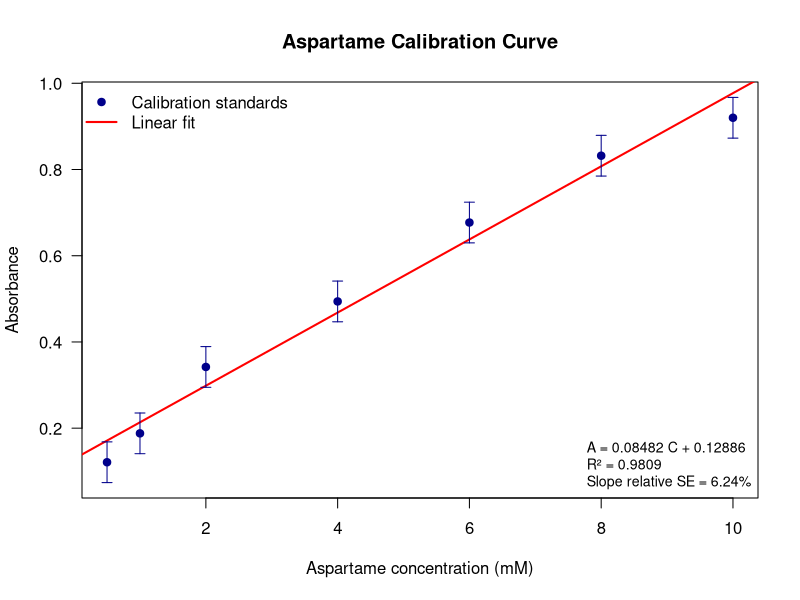
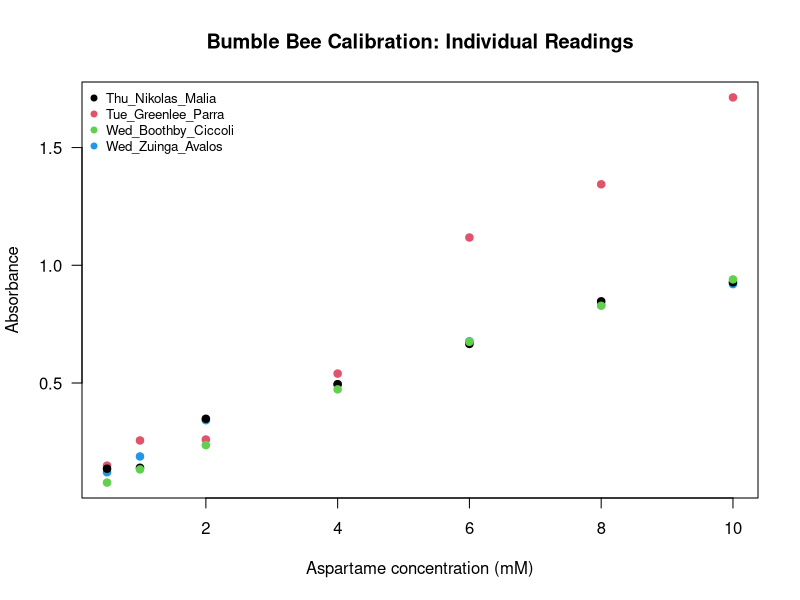
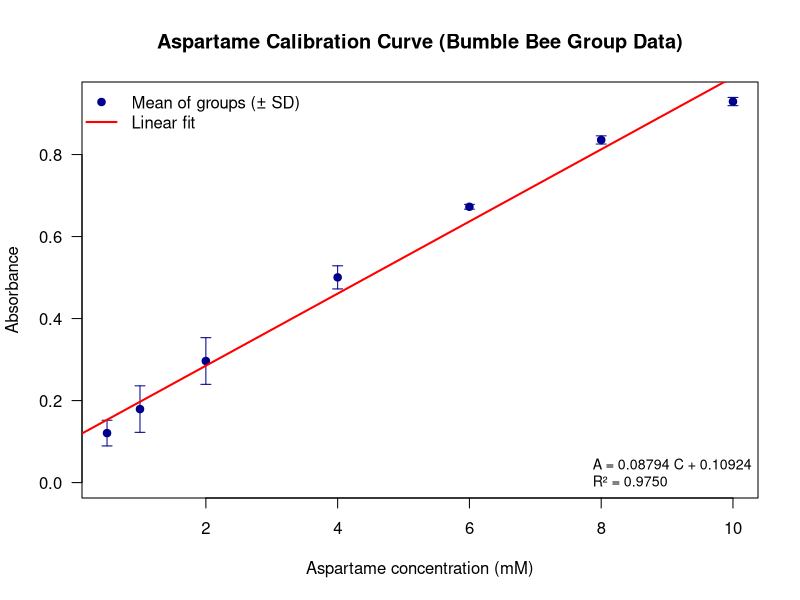

Write the R code that produced these figures, in order.
# Aspartame calibration
# Stock: 0.0589 g aspartame in 20 mL water (10 mM).
# Serial dilutions:
# 14 mL of 10 mM + 3.5 mL water = 8 mM
# 12 mL of 8 mM + 4 mL water = 6 mM
# 10 mL of 6 mM + 5 mL water = 4 mM
# 8 mL of 4 mM + 8 mL water = 2 mM
# 6 mL of 2 mM + 6 mL water = 1 mM
# 4 mL of 1 mM + 4 mL water = 0.5 mM

concentration <- c(0.5, 1, 2, 4, 6, 8, 10)  # mM
absorbance <- c(0.121, 0.188, 0.342, 0.494, 0.677, 0.832, 0.920)

cal_model <- lm(absorbance ~ concentration)
cal_summary <- summary(cal_model)

# Bars show residual SE, not replicate SD (one reading per standard).
s_y <- cal_summary$sigma

plot(concentration, absorbance,
     type = "p",
     pch = 19,
     col = "darkblue",
     ylim = c(min(absorbance - s_y), max(absorbance + s_y)),
     main = "Aspartame Calibration Curve",
     xlab = "Aspartame concentration (mM)",
     ylab = "Absorbance",
     las = 1)

coefficients(cal_model)

abline(cal_model, col = "red", lwd = 2, lty = 1)

arrows(x0 = concentration, y0 = absorbance - s_y,
       x1 = concentration, y1 = absorbance + s_y,
       angle = 90, code = 3, length = 0.05, col = "darkblue")


legend("topleft",
       legend = c("Calibration standards", "Linear fit"),
       col = c("darkblue", "red"),
       lty = c(NA, 1),
       pch = c(19, NA),
       lwd = c(1, 2),
       bty = "n")

legend("bottomright",
       legend = c(
         sprintf("A = %.5f C + %.5f",
                 coef(cal_model)[2], coef(cal_model)[1]),
         sprintf("R² = %.4f", cal_summary$r.squared),
         sprintf("Slope relative SE = %.2f%%",
                 cal_summary$coefficients["concentration", "Std. Error"] /
                   coef(cal_model)[["concentration"]] * 100)
       ),
       bty = "n", cex = 0.85)

cal_summary

# Molar absorptivity, L/(mol*cm)
# Multiply the slope by 1000 to convert from mM to M.
path_length_cm <- 1  # Assumes a 1 cm cuvette.

epsilon <- coef(cal_model)[["concentration"]] *
  1000 / path_length_cm

epsilon_SE <- cal_summary$coefficients[
  "concentration", "Std. Error"
] * 1000 / path_length_cm

regression_SE <- cal_summary$sigma
R_squared <- cal_summary$r.squared

coef(cal_model)

c(
  molar_absorptivity = epsilon,
  molar_absorptivity_SE = epsilon_SE,
  regression_SE = regression_SE,
  R_squared = R_squared
)

slope_relative_SE_pct <- epsilon_SE / epsilon * 100
slope_relative_SE_pct

# Crystal Light Zero Sugar Lemonade
# Stock: 1.00 g powder in 20 mL (50 mg/mL).
# Stock volumes diluted to 5 mL:
# 5 mL stock       = 50 mg/mL
# 2.5 mL stock     = 25 mg/mL
# 1.25 mL stock    = 12.5 mg/mL
# 0.625 mL stock   = 6.25 mg/mL
# 0.3125 mL stock  = 3.125 mg/mL
# 0.15625 mL stock = 1.5625 mg/mL

CL_packet_mass_g <- c(4.2969, 5.0558, 4.0565)
CL_mass_mean <- mean(CL_packet_mass_g)
CL_mass_sd <- sd(CL_packet_mass_g)
CL_mass_rsd <- CL_mass_sd / CL_mass_mean * 100

CL_mass_mean  # g
CL_mass_sd    # g
CL_mass_rsd   # %

CL_stock_mass_g <- 1.00
CL_stock_vol_mL <- 20
CL_stock_mg_per_mL <- CL_stock_mass_g * 1000 / CL_stock_vol_mL
CL_stock_mg_per_mL

# Packet 1 was measured at all six concentrations.
# Packets 2 and 3 were measured at 3.125 mg/mL.
CL_data <- data.frame(
  packet = c(1, 1, 1, 1, 1, 1, 2, 3),
  sweet_mg_mL = c(50, 25, 12.5, 6.25, 3.125, 1.5625, 3.125, 3.125),
  absorbance = c(0.918, 0.937, 0.874, 0.952, 0.467, 0.425, 0.452, 0.458)
)

b0 <- coef(cal_model)[["(Intercept)"]]
b1 <- coef(cal_model)[["concentration"]]
CL_data$asp_mM <- (CL_data$absorbance - b0) / b1

MW_asp <- 294.30
CL_data$asp_M <- CL_data$asp_mM / 1000
CL_data$asp_mg_mL <- CL_data$asp_M * MW_asp

CL_data$asp_mg_in_5mL <- CL_data$asp_mg_mL * 5

CL_data$mg_per_g <- CL_data$asp_mg_mL / CL_data$sweet_mg_mL * 1000

CL_data$in_cal_range <- CL_data$absorbance >= min(absorbance) &
  CL_data$absorbance <= max(absorbance)

CL_data

# Compare packets at 3.125 mg/mL.
CL_reps <- CL_data[CL_data$sweet_mg_mL == 3.125, ]
CL_reps

n_CL <- nrow(CL_reps)
CL_mean <- mean(CL_reps$mg_per_g)
CL_sd <- sd(CL_reps$mg_per_g)

# 95% CI across the three packets
t_crit_CL <- qt(0.975, df = n_CL - 1)
CL_CI_half <- t_crit_CL * CL_sd / sqrt(n_CL)

CL_CI <- c(
  lower = CL_mean - CL_CI_half,
  upper = CL_mean + CL_CI_half
)

c(n = n_CL, mean_mg_per_g = CL_mean, SD = CL_sd, t_crit = t_crit_CL)
CL_CI

# t.test(CL_reps$mg_per_g, mu = REPORTED)

# Shared Bumble Bee calibration
# Class data from the same spectrophotometer.
# Assumed all groups used our standard concentrations;
shared_conc <- c(0.5, 1, 2, 4, 6, 8, 10)
shared_abs <- rbind(
  Tue_Greenlee_Parra  = c(0.149, 0.256, 0.260, 0.540, 1.118, 1.344, 1.713),
  Wed_Zuinga_Avalos   = c(0.121, 0.188, 0.342, 0.494, 0.677, 0.832, 0.920),
  Thu_Nikolas_Malia   = c(0.136, 0.140, 0.348, 0.495, 0.666, 0.847, 0.928),
  Wed_Boothby_Ciccoli = c(0.077, 0.133, 0.236, 0.473, 0.675, 0.828, 0.940)
)

shared <- data.frame(
  group = rep(rownames(shared_abs), each = length(shared_conc)),
  conc  = rep(shared_conc, times = nrow(shared_abs)),
  A     = as.vector(t(shared_abs))
)

grp <- factor(shared$group)
plot(shared$conc, shared$A, pch = 19, col = as.integer(grp),
     main = "Bumble Bee Calibration: Individual Readings",
     xlab = "Aspartame concentration (mM)", ylab = "Absorbance", las = 1)
legend("topleft", legend = levels(grp), col = seq_along(levels(grp)),
       pch = 19, bty = "n", cex = 0.8)

# Iterative Grubbs test on pooled residuals (alpha = 0.05)
shared_kept <- shared
repeat {
  fit_tmp <- lm(A ~ conc, data = shared_kept)
  res_tmp <- residuals(fit_tmp)
  n_tmp   <- length(res_tmp)
  G       <- max(abs(res_tmp - mean(res_tmp))) / sd(res_tmp)
  t_g     <- qt(1 - 0.05 / (2 * n_tmp), df = n_tmp - 2)
  G_crit  <- (n_tmp - 1) / sqrt(n_tmp) * sqrt(t_g^2 / (n_tmp - 2 + t_g^2))
  print(c(n = n_tmp, G = G, G_crit = G_crit))
  if (G <= G_crit) break
  worst <- which.max(abs(res_tmp - mean(res_tmp)))
  print(shared_kept[worst, ])          # reading removed as an outlier
  shared_kept <- shared_kept[-worst, ]
}
# Retained readings: mean and SD at each concentration
shared_mean <- tapply(shared_kept$A, shared_kept$conc, mean)
shared_sd   <- tapply(shared_kept$A, shared_kept$conc, sd)

shared_model   <- lm(A ~ conc, data = shared_kept)
shared_summary <- summary(shared_model)

shared_epsilon    <- coef(shared_model)[["conc"]] * 1000 / path_length_cm
shared_epsilon_SE <- shared_summary$coefficients["conc", "Std. Error"] *
  1000 / path_length_cm
c(epsilon = shared_epsilon, epsilon_SE = shared_epsilon_SE,
  regression_SE = shared_summary$sigma, R_squared = shared_summary$r.squared)

plot(shared_conc, shared_mean, pch = 19, col = "darkblue",
     ylim = c(0, max(shared_mean + shared_sd)),
     main = "Aspartame Calibration Curve (Bumble Bee Group Data)",
     xlab = "Aspartame concentration (mM)", ylab = "Absorbance", las = 1)
arrows(shared_conc, shared_mean - shared_sd,
       shared_conc, shared_mean + shared_sd,
       angle = 90, code = 3, length = 0.05, col = "darkblue")
abline(shared_model, col = "red", lwd = 2)
legend("topleft", legend = c("Mean of groups (± SD)", "Linear fit"),
       col = c("darkblue", "red"), lty = c(NA, 1), pch = c(19, NA),
       lwd = c(1, 2), bty = "n")
legend("bottomright", bty = "n", cex = 0.85,
       legend = c(sprintf("A = %.5f C + %.5f",
                          coef(shared_model)[2], coef(shared_model)[1]),
                  sprintf("R² = %.4f", shared_summary$r.squared)))

# Crystal Light results using the shared calibration
CL_shared_mM <- (CL_reps$absorbance - coef(shared_model)[["(Intercept)"]]) /
  coef(shared_model)[["conc"]]
CL_shared_mg_per_g <- CL_shared_mM / 1000 * MW_asp / CL_reps$sweet_mg_mL * 1000

CL_shared_mean <- mean(CL_shared_mg_per_g)
CL_shared_sd   <- sd(CL_shared_mg_per_g)
CL_shared_half <- qt(0.975, df = n_CL - 1) * CL_shared_sd / sqrt(n_CL)
c(mean = CL_shared_mean, SD = CL_shared_sd,
  lower = CL_shared_mean - CL_shared_half,
  upper = CL_shared_mean + CL_shared_half)

c(CL_shared_mean, CL_shared_sd)

# No manufacturer aspartame value was available, so a t-test
#was not performed; the 95% CI is reported instead.
